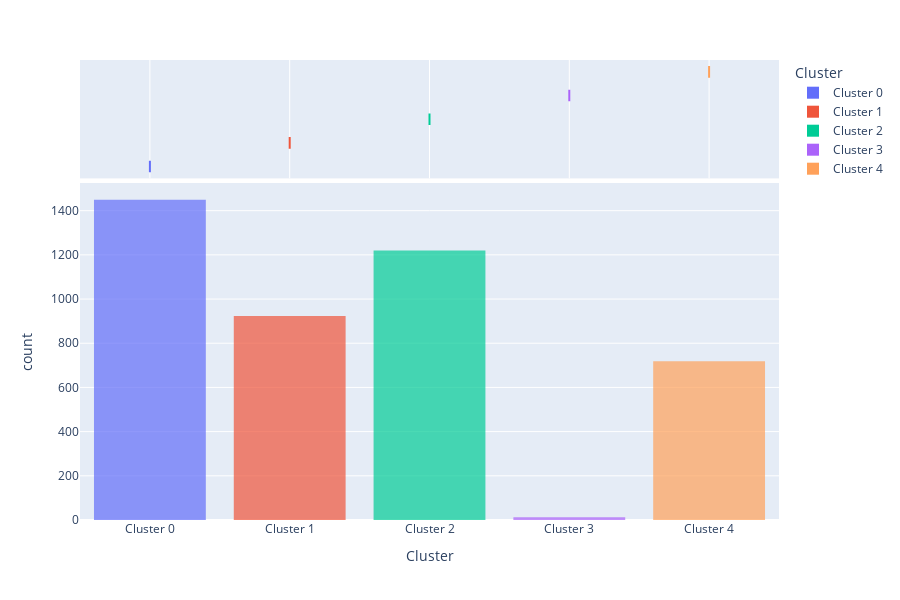

The code cell stored with this chart in its notebook:
### Markdown cell above
### Cluster's Distribution Plot

### Code cell
plot_model(kmeans5, plot = 'distribution') #to see size of clusters

### Figure 1 — Plotly figure (JSON) as saved in the notebook; plotly's stock layout.template omitted (floating-point values rounded to 4 significant figures; data arrays with more than 128 entries replaced by an {"elided": "..."} marker saying what was removed)
{"data": [{"alignmentgroup": "True", "bingroup": "x", "hovertemplate": "Cluster=%{x}<br>count=%{y}<extra></extra>", "legendgroup": "Cluster 0", "marker": {"color": "#636efa", "opacity": 0.7, "pattern": {"shape": ""}}, "name": "Cluster 0", "offsetgroup": "Cluster 0", "orientation": "v", "showlegend": true, "type": "histogram", "x": {"elided": "1449 str values"}, "xaxis": "x", "yaxis": "y"}, {"alignmentgroup": "True", "customdata": {"elided": "1449x9 mixed values"}, "hovertemplate": "Cluster=%{x}<br>CustomerID=%{customdata[0]}<br>Monetary=%{customdata[1]}<br>Frequency=%{customdata[2]}<br>Recency=%{customdata[3]}<br>R Score=%{customdata[4]}<br>F Score=%{customdata[5]}<br>M Score=%{customdata[6]}<br>RFM Score=%{customdata[7]}<br>RFM Segment=%{customdata[8]}<extra></extra>", "legendgroup": "Cluster 0", "marker": {"color": "#636efa"}, "name": "Cluster 0", "notched": true, "offsetgroup": "Cluster 0", "showlegend": false, "type": "box", "x": {"elided": "1449 str values"}, "xaxis": "x2", "yaxis": "y2"}, {"alignmentgroup": "True", "bingroup": "x", "hovertemplate": "Cluster=%{x}<br>count=%{y}<extra></extra>", "legendgroup": "Cluster 1", "marker": {"color": "#EF553B", "opacity": 0.7, "pattern": {"shape": ""}}, "name": "Cluster 1", "offsetgroup": "Cluster 1", "orientation": "v", "showlegend": true, "type": "histogram", "x": {"elided": "923 str values"}, "xaxis": "x", "yaxis": "y"}, {"alignmentgroup": "True", "customdata": {"elided": "923x9 mixed values"}, "hovertemplate": "Cluster=%{x}<br>CustomerID=%{customdata[0]}<br>Monetary=%{customdata[1]}<br>Frequency=%{customdata[2]}<br>Recency=%{customdata[3]}<br>R Score=%{customdata[4]}<br>F Score=%{customdata[5]}<br>M Score=%{customdata[6]}<br>RFM Score=%{customdata[7]}<br>RFM Segment=%{customdata[8]}<extra></extra>", "legendgroup": "Cluster 1", "marker": {"color": "#EF553B"}, "name": "Cluster 1", "notched": true, "offsetgroup": "Cluster 1", "showlegend": false, "type": "box", "x": {"elided": "923 str values"}, "xaxis": "x2", "yaxis": "y2"}, {"alignmentgroup": "True", "bingroup": "x", "hovertemplate": "Cluster=%{x}<br>count=%{y}<extra></extra>", "legendgroup": "Cluster 2", "marker": {"color": "#00cc96", "opacity": 0.7, "pattern": {"shape": ""}}, "name": "Cluster 2", "offsetgroup": "Cluster 2", "orientation": "v", "showlegend": true, "type": "histogram", "x": {"elided": "1220 str values"}, "xaxis": "x", "yaxis": "y"}, {"alignmentgroup": "True", "customdata": {"elided": "1220x9 mixed values"}, "hovertemplate": "Cluster=%{x}<br>CustomerID=%{customdata[0]}<br>Monetary=%{customdata[1]}<br>Frequency=%{customdata[2]}<br>Recency=%{customdata[3]}<br>R Score=%{customdata[4]}<br>F Score=%{customdata[5]}<br>M Score=%{customdata[6]}<br>RFM Score=%{customdata[7]}<br>RFM Segment=%{customdata[8]}<extra></extra>", "legendgroup": "Cluster 2", "marker": {"color": "#00cc96"}, "name": "Cluster 2", "notched": true, "offsetgroup": "Cluster 2", "showlegend": false, "type": "box", "x": {"elided": "1220 str values"}, "xaxis": "x2", "yaxis": "y2"}, {"alignmentgroup": "True", "bingroup": "x", "hovertemplate": "Cluster=%{x}<br>count=%{y}<extra></extra>", "legendgroup": "Cluster 3", "marker": {"color": "#ab63fa", "opacity": 0.7, "pattern": {"shape": ""}}, "name": "Cluster 3", "offsetgroup": "Cluster 3", "orientation": "v", "showlegend": true, "type": "histogram", "x": ["Cluster 3", "Cluster 3", "Cluster 3", "Cluster 3", "Cluster 3", "Cluster 3", "Cluster 3", "Cluster 3", "Cluster 3", "Cluster 3", "Cluster 3", "Cluster 3"], "xaxis": "x", "yaxis": "y"}, {"alignmentgroup": "True", "customdata": [[12415, 123700.0, 778, 23, 3, 4, 4, 344, "Champion"], [14911, 132600.0, 5903, 0, 4, 4, 4, 444, "Loyal"], [14156, 113400.0, 1420, 9, 4, 4, 4, 444, "Loyal"], [17511, 88130.0, 1076, 2, 4, 4, 4, 444, "Loyal"], [14096, 57120.0, 5128, 3, 4, 4, 4, 444, "Loyal"], [17450, 187500.0, 351, 7, 4, 4, 4, 444, "Loyal"], [14646, 279500.0, 2085, 1, 4, 4, 4, 444, "Loyal"], [15311, 59420.0, 2491, 0, 4, 4, 4, 444, "Loyal"], [13089, 57390.0, 1857, 2, 4, 4, 4, 444, "Loyal"], [18102, 256400.0, 433, 0, 4, 4, 4, 444, "Loyal"], [17841, 40340.0, 7983, 1, 4, 4, 4, 444, "Loyal"], [12748, 29070.0, 4642, 0, 4, 4, 4, 444, "Loyal"]], "hovertemplate": "Cluster=%{x}<br>CustomerID=%{customdata[0]}<br>Monetary=%{customdata[1]}<br>Frequency=%{customdata[2]}<br>Recency=%{customdata[3]}<br>R Score=%{customdata[4]}<br>F Score=%{customdata[5]}<br>M Score=%{customdata[6]}<br>RFM Score=%{customdata[7]}<br>RFM Segment=%{customdata[8]}<extra></extra>", "legendgroup": "Cluster 3", "marker": {"color": "#ab63fa"}, "name": "Cluster 3", "notched": true, "offsetgroup": "Cluster 3", "showlegend": false, "type": "box", "x": ["Cluster 3", "Cluster 3", "Cluster 3", "Cluster 3", "Cluster 3", "Cluster 3", "Cluster 3", "Cluster 3", "Cluster 3", "Cluster 3", "Cluster 3", "Cluster 3"], "xaxis": "x2", "yaxis": "y2"}, {"alignmentgroup": "True", "bingroup": "x", "hovertemplate": "Cluster=%{x}<br>count=%{y}<extra></extra>", "legendgroup": "Cluster 4", "marker": {"color": "#FFA15A", "opacity": 0.7, "pattern": {"shape": ""}}, "name": "Cluster 4", "offsetgroup": "Cluster 4", "orientation": "v", "showlegend": true, "type": "histogram", "x": {"elided": "718 str values"}, "xaxis": "x", "yaxis": "y"}, {"alignmentgroup": "True", "customdata": {"elided": "718x9 mixed values"}, "hovertemplate": "Cluster=%{x}<br>CustomerID=%{customdata[0]}<br>Monetary=%{customdata[1]}<br>Frequency=%{customdata[2]}<br>Recency=%{customdata[3]}<br>R Score=%{customdata[4]}<br>F Score=%{customdata[5]}<br>M Score=%{customdata[6]}<br>RFM Score=%{customdata[7]}<br>RFM Segment=%{customdata[8]}<extra></extra>", "legendgroup": "Cluster 4", "marker": {"color": "#FFA15A"}, "name": "Cluster 4", "notched": true, "offsetgroup": "Cluster 4", "showlegend": false, "type": "box", "x": {"elided": "718 str values"}, "xaxis": "x2", "yaxis": "y2"}], "layout": {"barmode": "relative", "height": 600, "legend": {"title": {"text": "Cluster"}, "tracegroupgap": 0}, "margin": {"t": 60}, "xaxis": {"anchor": "y", "categoryarray": ["Cluster 0", "Cluster 1", "Cluster 2", "Cluster 3", "Cluster 4"], "categoryorder": "array", "domain": [0, 1], "title": {"text": "Cluster"}}, "xaxis2": {"anchor": "y2", "domain": [0, 1], "matches": "x", "showgrid": true, "showticklabels": false}, "yaxis": {"anchor": "x", "domain": [0, 0.7326], "title": {"text": "count"}}, "yaxis2": {"anchor": "x2", "domain": [0.7426, 1], "matches": "y2", "showgrid": false, "showline": false, "showticklabels": false, "ticks": ""}}}
